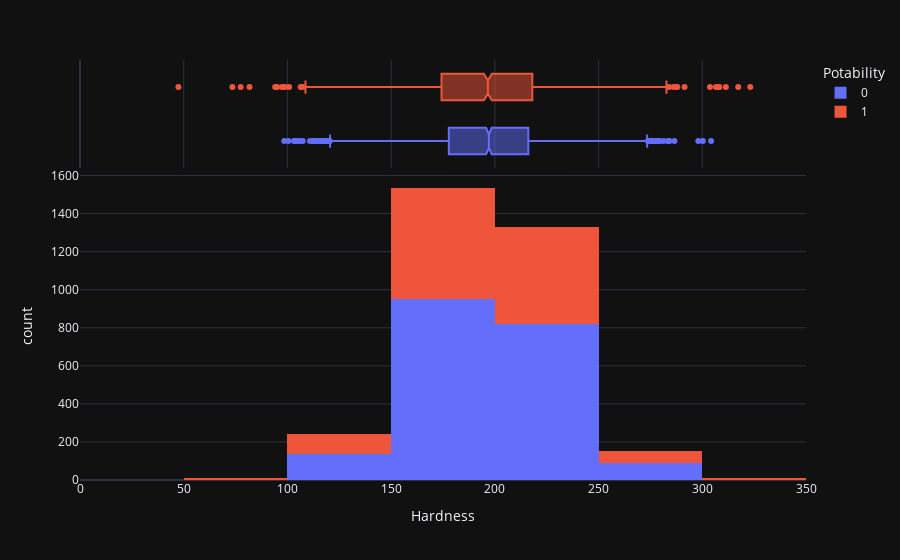

Notebook cell for this chart:
### Code cell
px.histogram(data_frame = data, x = 'Hardness', nbins = 10, color = 'Potability', marginal = 'box',
             template = 'plotly_dark')

### Figure 1 — Plotly figure (JSON) as saved in the notebook; plotly's stock layout.template omitted (floating-point values rounded to 4 significant figures; data arrays with more than 128 entries replaced by an {"elided": "..."} marker saying what was removed)
{"data": [{"alignmentgroup": "True", "bingroup": "x", "hovertemplate": "Potability=0<br>Hardness=%{x}<br>count=%{y}<extra></extra>", "legendgroup": "0", "marker": {"color": "#636efa", "pattern": {"shape": ""}}, "name": "0", "nbinsx": 10, "offsetgroup": "0", "orientation": "v", "showlegend": true, "type": "histogram", "x": {"elided": "1998 float values"}, "xaxis": "x", "yaxis": "y"}, {"alignmentgroup": "True", "hovertemplate": "Potability=0<br>Hardness=%{x}<extra></extra>", "legendgroup": "0", "marker": {"color": "#636efa"}, "name": "0", "notched": true, "offsetgroup": "0", "showlegend": false, "type": "box", "x": {"elided": "1998 float values"}, "xaxis": "x2", "yaxis": "y2"}, {"alignmentgroup": "True", "bingroup": "x", "hovertemplate": "Potability=1<br>Hardness=%{x}<br>count=%{y}<extra></extra>", "legendgroup": "1", "marker": {"color": "#EF553B", "pattern": {"shape": ""}}, "name": "1", "nbinsx": 10, "offsetgroup": "1", "orientation": "v", "showlegend": true, "type": "histogram", "x": {"elided": "1278 float values"}, "xaxis": "x", "yaxis": "y"}, {"alignmentgroup": "True", "hovertemplate": "Potability=1<br>Hardness=%{x}<extra></extra>", "legendgroup": "1", "marker": {"color": "#EF553B"}, "name": "1", "notched": true, "offsetgroup": "1", "showlegend": false, "type": "box", "x": {"elided": "1278 float values"}, "xaxis": "x2", "yaxis": "y2"}], "layout": {"barmode": "relative", "legend": {"title": {"text": "Potability"}, "tracegroupgap": 0}, "margin": {"t": 60}, "xaxis": {"anchor": "y", "domain": [0, 1], "title": {"text": "Hardness"}}, "xaxis2": {"anchor": "y2", "domain": [0, 1], "matches": "x", "showgrid": true, "showticklabels": false}, "yaxis": {"anchor": "x", "domain": [0, 0.7326], "title": {"text": "count"}}, "yaxis2": {"anchor": "x2", "domain": [0.7426, 1], "matches": "y2", "showgrid": false, "showline": false, "showticklabels": false, "ticks": ""}}}
